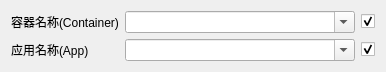
<?xml version="1.0" encoding="UTF-8"?>
<ui version="4.0">
 <class>CTcpEdgeTestDataView_AppCommonReq</class>
 <widget class="QWidget" name="CTcpEdgeTestDataView_AppCommonReq">
  <property name="geometry">
   <rect>
    <x>0</x>
    <y>0</y>
    <width>386</width>
    <height>71</height>
   </rect>
  </property>
  <property name="windowTitle">
   <string>CTcpEdgeTestDataView_TimeReadReq</string>
  </property>
  <layout class="QGridLayout" name="gridLayout">
   <item row="1" column="1">
    <widget class="QLabel" name="label_2">
     <property name="text">
      <string>应用名称(App)</string>
     </property>
    </widget>
   </item>
   <item row="0" column="1">
    <widget class="QLabel" name="label">
     <property name="text">
      <string>容器名称(Container)</string>
     </property>
    </widget>
   </item>
   <item row="0" column="3">
    <widget class="QCheckBox" name="__Container__">
     <property name="text">
      <string/>
     </property>
     <property name="checked">
      <bool>true</bool>
     </property>
    </widget>
   </item>
   <item row="1" column="3">
    <widget class="QCheckBox" name="__App__">
     <property name="text">
      <string/>
     </property>
     <property name="checked">
      <bool>true</bool>
     </property>
    </widget>
   </item>
   <item row="0" column="2">
    <widget class="QComboBox" name="_Container_">
     <property name="sizePolicy">
      <sizepolicy hsizetype="Expanding" vsizetype="Fixed">
       <horstretch>0</horstretch>
       <verstretch>0</verstretch>
      </sizepolicy>
     </property>
     <property name="editable">
      <bool>true</bool>
     </property>
    </widget>
   </item>
   <item row="1" column="2">
    <widget class="QComboBox" name="_App_">
     <property name="editable">
      <bool>true</bool>
     </property>
    </widget>
   </item>
  </layout>
 </widget>
 <layoutdefault spacing="6" margin="11"/>
 <resources/>
 <connections/>
</ui>
